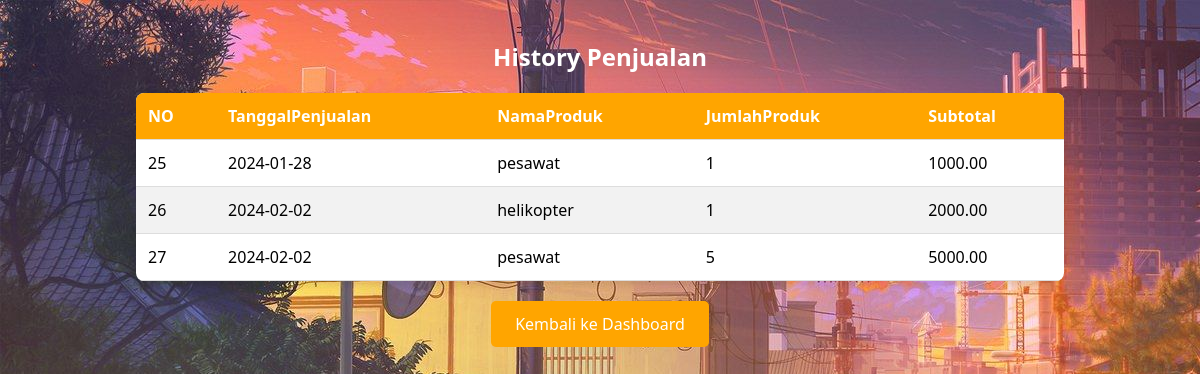
Screenshot of /kasir/detail_penjualan.php with the database file from the repository.
### tables this page shows
CREATE TABLE `detailpenjualan` (
  `DetailID` int(11) NOT NULL,
  `PenjualanID` int(11) NOT NULL,
  `ProdukID` int(11) NOT NULL,
  `JumlahProduk` int(11) NOT NULL,
  `Subtotal` decimal(10,2) NOT NULL
);

CREATE TABLE `penjualan` (
  `PenjualanID` int(11) NOT NULL,
  `TanggalPenjualan` date NOT NULL,
  `TotalHarga` decimal(10,2) NOT NULL,
  `PelangganID` int(11) NOT NULL
);

CREATE TABLE `produk` (
  `ProdukID` int(11) NOT NULL,
  `NamaProduk` varchar(255) NOT NULL,
  `Harga` decimal(10,2) NOT NULL,
  `Stok` int(11) NOT NULL
);

### kasir/detail_penjualan.php (the view, shortened to what this page needs)
<!DOCTYPE html>
<html lang="en">
<head>
</head>
<body>
<h2>History Penjualan</h2>
<table>
  <thead>
    <tr>
      <th>NO</th>
      <th>TanggalPenjualan</th>
      <th>NamaProduk</th>
      <th>JumlahProduk</th>
      <th>Subtotal</th>
    </tr>
  </thead>
  <tbody>
    <?php
    include 'config.php';
    $sql = "SELECT detailpenjualan.*,produk.NamaProduk, penjualan.TanggalPenjualan FROM detailpenjualan
    LEFT JOIN produk ON detailpenjualan.ProdukID = produk.ProdukID
    LEFT JOIN penjualan ON detailpenjualan.PenjualanID = penjualan.PenjualanID";
    $result = mysqli_query($conn, $sql);
    if (mysqli_num_rows($result) > 0) {
        while ($row = mysqli_fetch_assoc($result)) {
            echo "<tr>";
            echo "<td>" . $row['DetailID'] . "</td>";
            echo "<td>" . $row['TanggalPenjualan'] . "</td>";
            echo "<td>" . $row['NamaProduk'] . "</td>";
            echo "<td>" . $row['JumlahProduk'] . "</td>";
            echo "<td>" . $row['Subtotal'] . "</td>";
            echo "</tr>";
        }
    } else {
        echo "<tr><td colspan='5'>Tidak ada data detail penjualan.</td></tr>";
    }
    ?>
  </tbody>
</table>
<a href="dashboard.php" class="button">Kembali ke Dashboard</a>
</body>
</html>

### kasir/detail_penjualan.php (style rules this page uses)
body { font-family: 'Segoe UI', Tahoma, Geneva, Verdana, sans-serif; background-color: #f8f8f8; margin: 0; padding: 20px; background-image: url('background.jpg'); display: flex; flex-direction: column; align-items: center; }
h2 { text-align: center; margin-bottom: 20px; color: white; }
table { width: 80%; border-collapse: collapse; border-radius: 8px; overflow: hidden; box-shadow: 0 4px 8px rgba(0, 0, 0, 0.1); margin: 0 auto; margin-bottom: 20px; background-color: #fff; }
th, td { padding: 12px; text-align: left; border-bottom: 1px solid #ddd; }
th { background-color: orange; color: white; }
tr:nth-child(even) { background-color: #f2f2f2; }
.button { background-color: orange; color: white; padding: 12px 24px; text-decoration: none; border-radius: 5px; display: inline-block; transition: background-color 0.3s ease; }

### rows the page displays
detailpenjualan: DetailID "25", PenjualanID.TanggalPenjualan "2024-01-28", ProdukID.NamaProduk "pesawat", JumlahProduk "1", Subtotal "1000.00"
detailpenjualan: DetailID "26", PenjualanID.TanggalPenjualan "2024-02-02", ProdukID.NamaProduk "helikopter", JumlahProduk "1", Subtotal "2000.00"
detailpenjualan: DetailID "27", PenjualanID.TanggalPenjualan "2024-02-02", ProdukID.NamaProduk "pesawat", JumlahProduk "5", Subtotal "5000.00"
